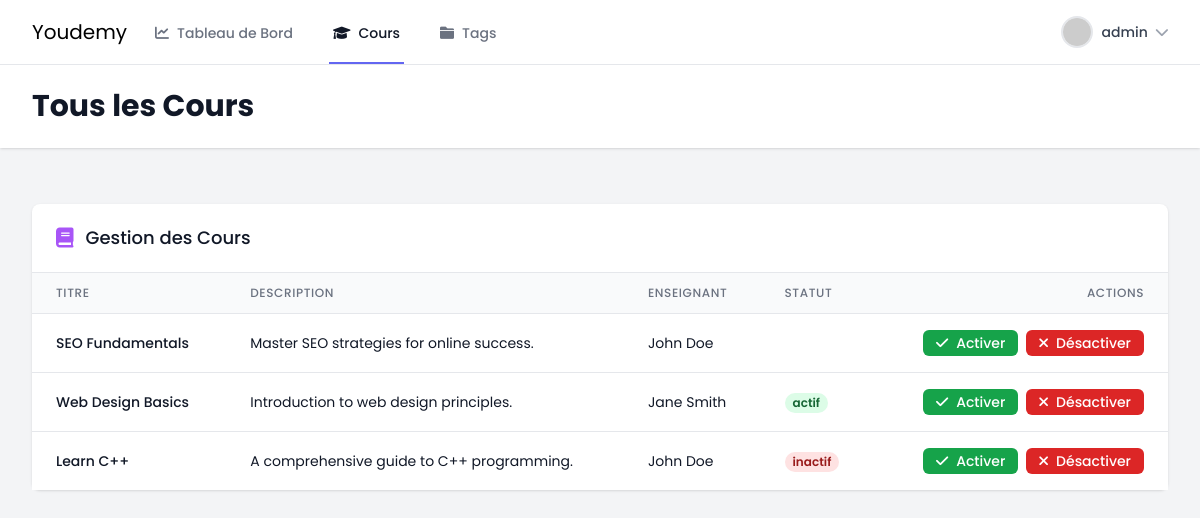
Page /views/admin/all_courses.php (signed in) on the committed database.
### tables this page shows
CREATE TABLE cours (
    id INT PRIMARY KEY AUTO_INCREMENT,
    titre VARCHAR(255) NOT NULL,
    description TEXT NOT NULL,
    contenu TEXT NOT NULL,
    type_contenu ENUM('video', 'document') NOT NULL,
    id_categorie INT,
    id_enseignant INT NOT NULL,
    statut ENUM('actif', 'en_attente', 'brouillon') NOT NULL DEFAULT 'brouillon',
    FOREIGN KEY (id_categorie) REFERENCES categories(id_categorie) ON DELETE SET NULL,
    FOREIGN KEY (id_enseignant) REFERENCES utilisateurs(id) ON DELETE CASCADE
);

CREATE TABLE utilisateurs (
    id INT PRIMARY KEY AUTO_INCREMENT,
    nom VARCHAR(100) NOT NULL,
    email VARCHAR(100) NOT NULL UNIQUE,
    password VARCHAR(255) NOT NULL,
    role ENUM('admin', 'enseignant', 'etudiant') NOT NULL,
    status ENUM('actif', 'inactif', 'en_attente') NOT NULL DEFAULT 'en_attente'
);

### models/Course.php (called while the page is built, shortened)
<?php
class Course
{
    public function getAllCoursesWithDetails($categoryId = null, $search = null)
    {
        $db = Database::getInstance();
        $conn = $db->getConnection();
        $query = "
            SELECT
                c.*,
                cat.nom as category_name,
                u.nom as enseignant_nom,
                COUNT(DISTINCT i.id_etudiant) as nombre_etudiants,
                GROUP_CONCAT(DISTINCT t.nom) as tags
            FROM cours c
            LEFT JOIN categories cat ON c.id_categorie = cat.id_categorie
            LEFT JOIN utilisateurs u ON c.id_enseignant = u.id
            LEFT JOIN inscriptions i ON c.id = i.id_cours
            LEFT JOIN cours_tags ct ON c.id = ct.id_cours
            LEFT JOIN tags t ON ct.id_tag = t.id_tag";
        $params = [];
        $query .= " GROUP BY c.id ORDER BY c.id DESC";
        $stmt = $conn->prepare($query);
        $stmt->execute();
        return $stmt->fetchAll(PDO::FETCH_ASSOC);
    }
}

### views/admin/all_courses.php (the view, shortened to what this page needs)
<?php
require_once __DIR__ . '/../../models/Course.php';
try {
  $courseModel = new Course(null, null, null, null, null, null, null);
  $allCourses = $courseModel->getAllCoursesWithDetails();
} catch (Exception $e) {
  die("Erreur: " . $e->getMessage());
}
?>
<!DOCTYPE html>
<html lang="fr" class="h-full bg-gray-100">
<head>
  <script src="https://cdn.tailwindcss.com"></script>
  <link rel="stylesheet" href="https://cdnjs.cloudflare.com/ajax/libs/font-awesome/6.0.0/css/all.min.css">
</head>
<body class="h-full">
  <div class="min-h-full">
    <nav class="bg-white border-b border-gray-200 fixed w-full z-30 top-0">
      <div class="max-w-7xl mx-auto px-4 sm:px-6 lg:px-8">
        <div class="flex justify-between h-16">
          <div class="flex">
            <div class="flex-shrink-0 flex items-center">
              <h2 class="text-xl ">Youdemy</h2>
            </div>
            <div class="hidden sm:ml-6 sm:flex sm:space-x-8">
              <a href="dashboard.php" class="border-transparent text-gray-500 hover:border-gray-300 hover:text-gray-700 inline-flex items-center px-1 pt-1 border-b-2 text-sm font-medium transition-colors duration-200">
                <i class="fas fa-chart-line mr-2"></i>
                Tableau de Bord
              </a>
              <a href="#" class="border-indigo-500 text-gray-900 inline-flex items-center px-1 pt-1 border-b-2 text-sm font-medium">
                <i class="fas fa-graduation-cap mr-2"></i>
                 Cours
              </a>
              <a href="gestionTag.php" class="border-transparent text-gray-500 hover:border-gray-300 hover:text-gray-700 inline-flex items-center px-1 pt-1 border-b-2 text-sm font-medium transition-colors duration-200">
                <i class="fas fa-folder mr-2"></i>
                Tags
              </a>
            </div>
          </div>
          <div class="hidden sm:ml-6 sm:flex sm:items-center">
            <div class="ml-3 relative">
              <div class="flex items-center">
                <button type="button" class="bg-white flex text-sm rounded-full focus:outline-none focus:ring-2 focus:ring-offset-2 focus:ring-indigo-500 items-center" id="user-menu-button" aria-expanded="false" aria-haspopup="true" onclick="toggleProfileDropdown()">
                  <img class="h-8 w-8 rounded-full object-cover border-2 border-gray-200" src="https://ui-avatars.com/api/?name=<?php echo urlencode($_SESSION['user']['nom']); ?>&background=random" alt="">
                  <span class="ml-2 text-gray-700 font-medium"><?php echo htmlspecialchars($_SESSION['user']['nom']); ?></span>
                  <i class="fas fa-chevron-down ml-2 text-gray-400"></i>
                </button>
              </div>
            </div>
          </div>
        </div>
      </div>
    </nav>
<header class="bg-white shadow mt-16">
      <div class="max-w-7xl mx-auto py-6 px-4 sm:px-6 lg:px-8">
        <h1 class="text-3xl font-bold text-gray-900">Tous les Cours</h1>
      </div>
    </header>
    <main class="max-w-7xl mx-auto py-6 sm:px-6 lg:px-8">
      <div class="mt-8">
        <div class="bg-white shadow rounded-lg">
          <div class="px-4 py-5 sm:px-6 flex justify-between items-center">
            <div class="flex items-center">
              <i class="fas fa-book text-purple-500 text-xl mr-3"></i>
              <h3 class="text-lg leading-6 font-medium text-gray-900">Gestion des Cours</h3>
            </div>
          </div>
          <div class="border-t border-gray-200">
            <div class="overflow-x-auto">
              <table class="min-w-full divide-y divide-gray-200">
                <thead class="bg-gray-50">
                  <tr>
                    <th class="px-6 py-3 text-left text-xs font-medium text-gray-500 uppercase tracking-wider">Titre</th>
                    <th class="px-6 py-3 text-left text-xs font-medium text-gray-500 uppercase tracking-wider">Description</th>
                    <th class="px-6 py-3 text-left text-xs font-medium text-gray-500 uppercase tracking-wider">Enseignant</th>
                    <th class="px-6 py-3 text-left text-xs font-medium text-gray-500 uppercase tracking-wider">Statut</th>
                    <th class="px-6 py-3 text-right text-xs font-medium text-gray-500 uppercase tracking-wider">Actions</th>
                  </tr>
                </thead>
                <tbody class="bg-white divide-y divide-gray-200">
                  <?php foreach ($allCourses as $course): ?>
                    <tr class="hover:bg-gray-50">
                      <td class="px-6 py-4 whitespace-nowrap">
                        <div class="text-sm font-medium text-gray-900"><?php echo htmlspecialchars($course['titre']); ?></div>
                      </td>
                      <td class="px-6 py-4 whitespace-nowrap">
                        <div class="text-sm text-gray-900"><?php echo htmlspecialchars($course['description']); ?></div>
                      </td>
                      <td class="px-6 py-4 whitespace-nowrap">
                        <div class="text-sm text-gray-900"><?php echo htmlspecialchars($course['enseignant_nom']); ?></div>
                      </td>
                      <td class="px-6 py-4 whitespace-nowrap">
                        <span class="px-2 inline-flex text-xs leading-5 font-semibold rounded-full
                          <?php echo $course['statut'] === 'actif' ? 'bg-green-100 text-green-800' :
                                 ($course['statut'] === 'inactif' ? 'bg-red-100 text-red-800' : 'bg-yellow-100 text-yellow-800'); ?>">
                          <?php echo htmlspecialchars($course['statut']); ?>
                        </span>
                      </td>
                      <td class="px-6 py-4 whitespace-nowrap text-right text-sm font-medium">
                      <form method="POST" action="update_course_status.php" class="inline-flex space-x-2">
    <button type="submit" name="status" value="actif"
        class="inline-flex items-center px-3 py-1 border border-transparent text-sm leading-4 font-medium rounded-md text-white bg-green-600 hover:bg-green-700 focus:outline-none focus:ring-2 focus:ring-offset-2 focus:ring-green-500">
        <i class="fas fa-check mr-2"></i>
        Activer
    </button>
    <button type="submit" name="status" value="inactif"
        class="inline-flex items-center px-3 py-1 border border-transparent text-sm leading-4 font-medium rounded-md text-white bg-red-600 hover:bg-red-700 focus:outline-none focus:ring-2 focus:ring-offset-2 focus:ring-red-500">
        <i class="fas fa-times mr-2"></i>
        Désactiver
    </button>
</form>
                      </td>
                    </tr>
                  <?php endforeach; ?>
                </tbody>
              </table>
            </div>
          </div>
        </div>
      </div>
    </main>
  </div>
</body>
</html>

### views/admin/all_courses.php (style rules this page uses)
body { font-family: 'Poppins', sans-serif; }

### rows in the picture
cours: titre "SEO Fundamentals", description "Master SEO strategies for online success.", id_enseignant.nom "John Doe"
cours: titre "Web Design Basics", description "Introduction to web design principles.", id_enseignant.nom "Jane Smith", statut "actif"
cours: titre "Learn C++", description "A comprehensive guide to C++ programming.", id_enseignant.nom "John Doe", statut "inactif"

### other values in the picture
$_SESSION['user']['nom'] "admin"
